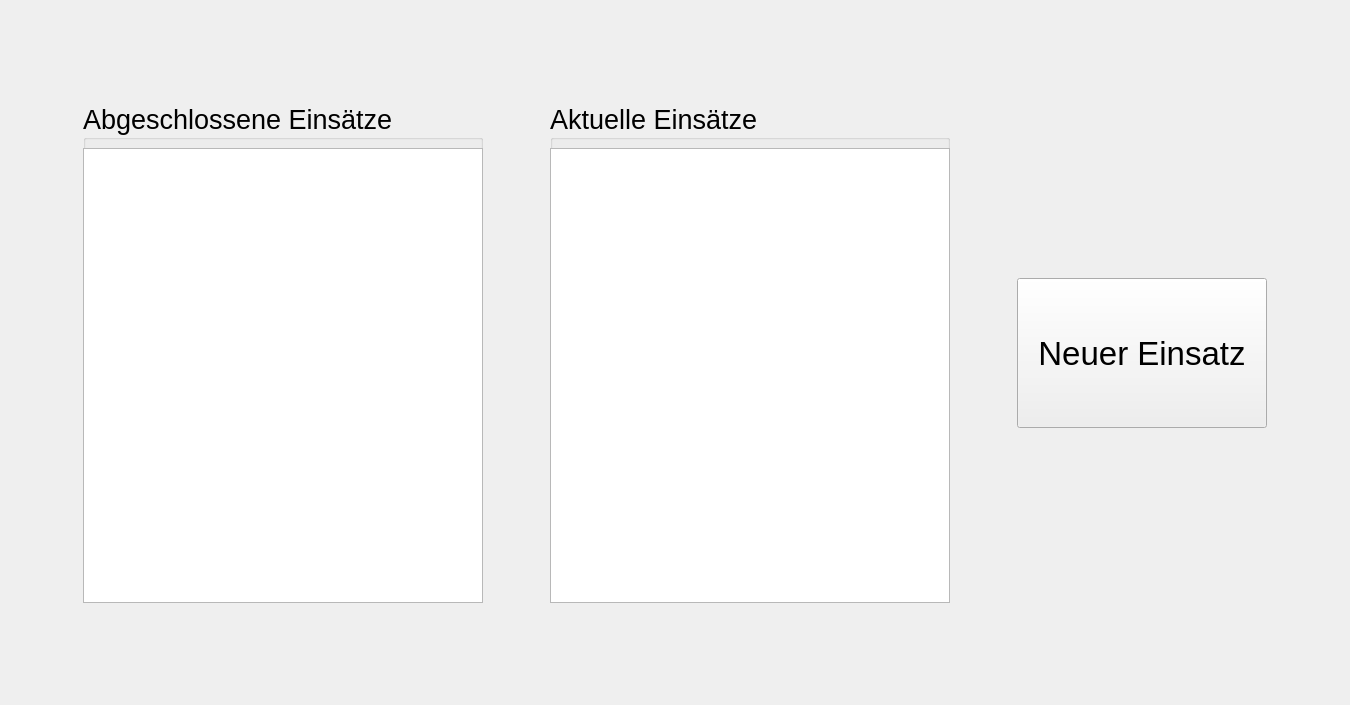
<?xml version="1.0" encoding="UTF-8"?>
<ui version="4.0">
 <class>LeitstellenWindow</class>
 <widget class="QMainWindow" name="LeitstellenWindow">
  <property name="geometry">
   <rect>
    <x>0</x>
    <y>0</y>
    <width>1350</width>
    <height>705</height>
   </rect>
  </property>
  <property name="windowTitle">
   <string>LeitstellenWindow</string>
  </property>
  <widget class="QWidget" name="verticalLayoutWidget">
    <property name="geometry">
    <rect>
        <x>0</x>
        <y>0</y>
        <width>450</width>
        <height>500</height>
    </rect>
    </property>
    <layout class="QVBoxLayout" name="verticalLayout">
        <item>
            <spacer name="verticalSpacer">
            <property name="orientation">
                <enum>Qt::Vertical</enum>
            </property>
            <property name="sizeHint" stdset="0">
            <size>
                <width>20</width>
                <height>40</height>
            </size>
            </property>
            </spacer>
        </item>
    <item>
    <widget class="QWidget" name="horizontalLayoutWidget">
    <property name="geometry">
        <rect>
        <x>0</x>
        <y>0</y>
        <width>401</width>
        <height>481</height>
        </rect>
    </property>
    <layout class="QHBoxLayout" name="horizontalLayout">
        
        <item>
            <spacer name="horizontalSpacer_1">
            <property name="orientation">
            <enum>Qt::Horizontal</enum>
            </property>
            <property name="sizeHint" stdset="0">
            <size>
                <width>20</width>
                <height>40</height>
            </size>
            </property>
            </spacer>
        </item>

        <item>
            <widget class="QGroupBox" name="groupBox_2">
                <property name="title">
                    <string>Abgeschlossene Einsätze</string>
                </property>
                <property name="font">
                 <font>
                  <pointsize>20</pointsize>
                 </font>
                </property>
                <property name="minimumSize">
                    <size>
                        <width>400</width>
                        <height>500</height>
                    </size>
                </property>
                <widget class="QListWidget" name="alteEinsaetze">
                    <property name="minimumSize">
                        <size>
                            <width>400</width>
                            <height>455</height>
                        </size>
                    </property>
                    <property name="font">
                     <font>
                      <pointsize>20</pointsize>
                     </font>
                    </property>
                    <property name="geometry">
                        <rect>
                            <x>0</x>
                            <y>45</y>
                        </rect>
                    </property>
                </widget>
                <!-- <widget class="QPlainTextEdit" name="alteEinsaetze">
                    <property name="minimumSize">
                        <size>
                            <width>400</width>
                            <height>455</height>
                        </size>
                    </property>
                    <property name="font">
                     <font>
                      <pointsize>20</pointsize>
                     </font>
                    </property>
                    <property name="geometry">
                        <rect>
                            <x>0</x>
                            <y>45</y>
                        </rect>
                    </property>
                </widget> -->
            </widget>
        </item>
        
        <item>
            <spacer name="horizontalSpacer_2">
            <property name="orientation">
            <enum>Qt::Horizontal</enum>
            </property>
            <property name="sizeHint" stdset="0">
            <size>
                <width>20</width>
                <height>40</height>
            </size>
            </property>
            </spacer>
        </item>

        <item>
            <widget class="QGroupBox" name="groupBox">
             <property name="title">
              <string>Aktuelle Einsätze</string>
             </property>
             <property name="font">
              <font>
               <pointsize>20</pointsize>
              </font>
             </property>
             <property name="minimumSize">
                 <size>
                     <width>400</width>
                     <height>500</height>
                 </size>
             </property>
             <widget class="QListWidget" name="aktuelleEinsaetze">
                <property name="minimumSize">
                    <size>
                        <width>400</width>
                        <height>455</height>
                    </size>
                </property>
                <property name="toolTip">
                 <string>Drücke ENTF, um die markierten Einsätze zu löschen.</string>
                </property>
                <property name="font">
                 <font>
                  <pointsize>20</pointsize>
                 </font>
                </property>
              <property name="geometry">
               <rect>
                <x>0</x>
                <y>45</y>
               </rect>
              </property>
             </widget>
             <!-- <widget class="QPlainTextEdit" name="aktuelleEinsaetze">
                <property name="minimumSize">
                    <size>
                        <width>400</width>
                        <height>455</height>
                    </size>
                </property>
                <property name="font">
                 <font>
                  <pointsize>20</pointsize>
                 </font>
                </property>
              <property name="geometry">
               <rect>
                <x>0</x>
                <y>45</y>
               </rect>
              </property>
             </widget> -->
            </widget>
        </item>
        
        <item>
            <spacer name="horizontalSpacer_3">
            <property name="orientation">
            <enum>Qt::Horizontal</enum>
            </property>
            <property name="sizeHint" stdset="0">
            <size>
                <width>20</width>
                <height>40</height>
            </size>
            </property>
            </spacer>
        </item>

        <item alignment="Qt::AlignVCenter">
            <widget class="QPushButton" name="pushButton">
             <property name="enabled">
              <bool>true</bool>
             </property>
             <property name="minimumSize">
              <size>
               <width>250</width>
               <height>150</height>
              </size>
             </property>
             <property name="maximumSize">
              <size>
               <width>16777215</width>
               <height>23</height>
              </size>
             </property>
             <property name="autoFillBackground">
              <bool>false</bool>
             </property>
             <property name="text">
              <string>Neuer Einsatz</string>
             </property>
             <property name="font">
              <font>
               <pointsize>25</pointsize>
              </font>
             </property>
            </widget>
        </item>

        
        <item>
            <spacer name="horizontalSpacer_4">
            <property name="orientation">
            <enum>Qt::Horizontal</enum>
            </property>
            <property name="sizeHint" stdset="0">
            <size>
                <width>20</width>
                <height>40</height>
            </size>
            </property>
            </spacer>
        </item>

    </layout>
</widget>
</item>
<item>
    <spacer name="verticalSpacer_2">
    <property name="orientation">
        <enum>Qt::Vertical</enum>
    </property>
    <property name="sizeHint" stdset="0">
    <size>
        <width>20</width>
        <height>40</height>
    </size>
    </property>
    </spacer>
</item>
</layout>
</widget>
</widget>
 <layoutdefault spacing="6" margin="11"/>
 <resources/>
 <connections/>
</ui>
